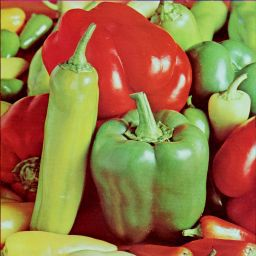
%> input picture peppers256.jpg, 256 x 256 px
$ octave bilateral_approx.m   (GNU Octave 9; MATLAB toolbox functions it lacks are replaced by stand-ins)
%> lines starting %> are read from the running program, lines starting %| are printed output that depends on the picture
### bilateral_filter.m
function output_im=bilateral_filter(input_im,sigma_x,sigma_r)

%% THe source of the code is http://www.cvc.uab.es/LAMP/joost/BilateralFiltering/.
%   This is the code of following paper
%   Title: Global Color Sparseness and a Local Statistics Prior for Fast Bilateral Filtering,
%   Author: Mozerov, Mikhail G and Van De Weijer, Joost,
%   Journal: IEEE Transactions on Image Processing,
%

% standard bilateral filterinput_img
% input:
%       input_im:   input image can be grey or color
%       sigma_x :   spatial sigma
%       sigma_r :   range (tonal) sigma
% output:
%       output_im:  output image


filter_size = floor(3*sigma_x+0.5);
[hh,ww,zz]=size(input_im);
output_im=zeros(hh,ww,zz);

[yy,xx] = ndgrid(-filter_size:filter_size,-filter_size:filter_size);
gaussF = exp(-(xx.^2+yy.^2)/(2*sigma_x^2));   % normalization not necessary

CC=1/(2*sigma_r^2);
if(zz==1)
    for yy=1:hh
        for xx=1:ww

            x_s=max(xx-filter_size,1);
            x_e=min(xx+filter_size,ww);
            y_s=max(yy-filter_size,1);
            y_e=min(yy+filter_size,hh);

            patch=input_im(y_s:y_e,x_s:x_e);
            weights=exp(-(patch-input_im(yy,xx)).^2*CC).*gaussF((y_s:y_e)- yy + filter_size + 1,(x_s:x_e)- xx + filter_size + 1 );
            output_im(yy,xx)=sum(weights(:).*patch(:))./sum(weights(:));
        end
    end
else
    for yy=1:hh
        for xx=1:ww

            x_s=max(xx-filter_size,1);
            x_e=min(xx+filter_size,ww);
            y_s=max(yy-filter_size,1);
            y_e=min(yy+filter_size,hh);

            patch=input_im(y_s:y_e,x_s:x_e,:);
            dR=(patch(:,:,1)-input_im(yy,xx,1)).^2;
            dG=(patch(:,:,2)-input_im(yy,xx,2)).^2;
            dB=(patch(:,:,3)-input_im(yy,xx,3)).^2;

            weights=exp(-sum(dR+dG+dB,3)*CC).*gaussF((y_s:y_e)- yy + filter_size + 1,(x_s:x_e)- xx + filter_size + 1 );
            div=sum(weights(:));
            output_im(yy,xx,1)=sum(sum(weights.*patch(:,:,1)))/div;
            output_im(yy,xx,2)=sum(sum(weights.*patch(:,:,2)))/div;
            output_im(yy,xx,3)=sum(sum(weights.*patch(:,:,3)))/div;
        end
    end
end

### fastKmeansfiltapproxnystrom.m
%% Optimized version

function img=fastKmeansfiltapproxnystrom(img,S,h,Centre,spatialkernel,convmethod,fast_flag,imgguide)
if ~exist('imgguide','var')
     % guideimage is same as inputimage
     imgguide=img;
end
if ~exist('fast_flag','var')
     % guideimage is same as inputimage
     fast_flag=1;
end
[m,n,~]=size(img);
num=zeros(size(img));
guided=size(imgguide,3);
Cluster=size(Centre,1);
A=zeros(Cluster,Cluster);
for i=1:Cluster
    A(i,i)=1;
    for j=i+1:Cluster
        A(i,j)=exp(-sum((Centre(i,:)-Centre(j,:)).^2,2)/(2*h*h));
        A(j,i)=A(i,j);
    end
end
[Vhat,Dhat]=eig(A);
Vhat = flip(Vhat, 2);
Dhat = flip(flip(Dhat,2),1);
Dhat=diag(Dhat);
W=zeros(m,n,Cluster);
for i=1:Cluster
    W(:,:,i)=sum((imgguide-reshape(Centre(i,:),1,1,guided)).^2,3);
end
W=exp(-bsxfun(@rdivide,W,(2*(h^2))));
%% Interpolating numerator and denominator seperately
den=zeros(m,n);

if strcmp(convmethod,'matlab')
% Uncomment for matlab implementation
    if strcmp(spatialkernel,'box')
        filt     = ones(2*S+1,2*S+1);
    elseif strcmp(spatialkernel,'gaussian')
        w  = round(6*S); if (mod(w,2) == 0); w  = w+1; end
        filt     = fspecial('gaussian', [w w], S);
    else
    end
%% Calculating Bilateral image for each cluster centre as index pixel
    for i=1:Cluster
        Eigmat=sum(W.*reshape(Vhat(:,i),1,1,Cluster),3);
        den=den+bsxfun(@times,(1/Dhat(i,1))*Eigmat,imfilter(Eigmat,filt));
        num=num+bsxfun(@times,(1/Dhat(i,1))*Eigmat,imfilter(bsxfun(@times,Eigmat,img),filt));
    end
end

if strcmp(convmethod,'O1')
    for i=1:Cluster
        Eigmat=sum(W.*reshape(Vhat(:,i),1,1,Cluster),3);
        if strcmp(spatialkernel,'box')
            den=den+bsxfun(@times,(1/Dhat(i,1))*Eigmat,box_filter(Eigmat,S,fast_flag));
            num=num+bsxfun(@times,(1/Dhat(i,1))*Eigmat,box_filter(bsxfun(@times,Eigmat,img),S,fast_flag));
        elseif strcmp(spatialkernel,'gaussian')
            den=den+bsxfun(@times,(1/Dhat(i,1))*Eigmat,gauss_filter(Eigmat,S,fast_flag));
            num=num+bsxfun(@times,(1/Dhat(i,1))*Eigmat,gauss_filter(bsxfun(@times,Eigmat,img),S,fast_flag));
        else
        end
    end
end
img=bsxfun(@rdivide,num,den);
end

### gauss_filter.m
function out = gauss_filter(in, sigma, fast_flag)
% Gaussian Smoothing at standard deviation euqal to sigma.
%
% fast_flag: 1 for standard separable Gaussian convolution
%            2 for image rescaling before Gaussian convolution for speedup.

if (fast_flag==0)
    out=in;
    for i=1:size(in,3)
         out(:,:,i)=young(in(:,:,i),sigma);
    end
else
    % Down sampling factor
    DSfaktor=round(min(max(1,2*floor((sigma+1)/4)),6));

    [hh,ww,~]=size(in);
    in=imresize(in,1/DSfaktor,'bilinear');
    out=in;
    for i=1:size(in,3)
        out(:,:,i)=young(in(:,:,i),sigma/DSfaktor);
    end
    out=imresize(out,[hh,ww]);
end

### bilateral_approx.m
% clc;
clear;
close all;
%% input
% [filename, user_canceled] = imgetfile; %% Uncomment this line to choose any image from your system
filename='peppers256.jpg';
I  =  double(imread(filename));
[m,n,d]=size(I);
%> m = 256; n = 256; d = 3
sigs=5;
sigr=50;
Iact=I./255;
fast_flag=1;
%% direct bilateral filtering
tic,
Idirectbf=bilateral_filter(I,sigs,sigr);    %exact bilateral
%> after the loop in bilateral_filter, `for yy=1:hh`:
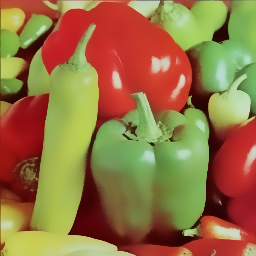
%> output_im: size 256x256x3 double; mean R, G, B 149.7, 115.5, 66.6
Tdirect=toc;
fprintf('Direct bilateral filter : \n');
fprintf('time for direct bilateral(ms)=%3.0f \n',Tdirect*1000);
%% Kmeans filtering
% Done in two steps : Clustering and Filtering
%% Filtering
Cluster=8;
%% ICIP algorithm with change in clustering, weights for approximation for range kernel and interpolation between clusters
tic,
%Bisecting K-means clustering
% Ares=reshape(Iact(1:4:end,1:4:end),m*n/(4*4),d);
% Centre=kmeans_recursive(Ares,Cluster);
%Inbuilt Matlab clustering code
[~,Centre] = rgb2ind(uint8(I(1:4:end,1:4:end,:)),Cluster,'nodither');
%> Centre = [0.741 0.831 0.659; 0.69 0.769 0.365; 0.784 0.502 0.365; 0.502 0.659 0.333; 0.765 0.2 0.169; 0.541 0.125 0.106; 0.447 0.427 0.208; 0.247 0.0392 0.0196]

spatialtype='gaussian';
convmethod='O1'; % Change convmethod to 'O1' for O(1) convolutions
Ikmean=fastKmeansfiltapproxnystrom(Iact,sigs,sigr/255,Centre,spatialtype,convmethod,fast_flag);      % bilateral kmeans
%> after the loop in fastKmeansfiltapproxnystrom, `for i=1:Cluster`: A = [1 0.298 0.0773 0.0813 0.000244 1.71e-05 0.00276 5.88e-08; 0.298 1 0.353 0.532 0.00842 0.00145 0.0741 1.63e-05; 0.0773 0.353 1 0.254 0.184 0.0307 0.154 0.000307; 0.0813 0.532 0.254 1 0.0185 0.0124 0.391 0.000811; 0.000244 0.00842 0.184 0.0185 1 0.462 0.135 0.0164; 1.71e-05 0.00145 0.0307 0.0124 0.462 1 0.238 0.268; 0.00276 0.0741 0.154 0.391 0.135 0.238 1 0.0528; 5.88e-08 1.63e-05 0.000307 0.000811 0.0164 0.268 0.0528 1]
%> in fastKmeansfiltapproxnystrom, `[Vhat,Dhat]=eig(A);`: Vhat = [0.174 -0.0944 0.335 -0.53 0.0175 0.689 -0.215 -0.214; -0.601 0.198 -0.419 0.125 0.0322 0.218 -0.336 -0.497; 0.183 0.167 0.544 0.597 -0.325 0.0236 -0.0868 -0.416; 0.598 -0.253 -0.35 -0.0742 0.188 -0.309 -0.222 -0.52; -0.144 -0.592 -0.173 -0.00993 -0.514 0.129 0.51 -0.24; 0.235 0.647 -0.21 -0.127 0.0262 0.155 0.622 -0.233; -0.371 0.000309 0.457 -0.417 0.191 -0.514 0.187 -0.38; -0.0613 -0.301 0.106 0.39 0.746 0.278 0.319 -0.0833]; Dhat = [0.324 0 0 0 0 0 0 0; 0 0.457 0 0 0 0 0 0; 0 0 0.671 0 0 0 0 0; 0 0 0 0.857 0 0 0 0; 0 0 0 0 1.01 0 0 0; 0 0 0 0 0 1.06 0 0; 0 0 0 0 0 0 1.58 0; 0 0 0 0 0 0 0 2.04]
%> in fastKmeansfiltapproxnystrom, `Vhat = flip(Vhat, 2);`: Vhat = [-0.214 -0.215 0.689 0.0175 -0.53 0.335 -0.0944 0.174; -0.497 -0.336 0.218 0.0322 0.125 -0.419 0.198 -0.601; -0.416 -0.0868 0.0236 -0.325 0.597 0.544 0.167 0.183; -0.52 -0.222 -0.309 0.188 -0.0742 -0.35 -0.253 0.598; -0.24 0.51 0.129 -0.514 -0.00993 -0.173 -0.592 -0.144; -0.233 0.622 0.155 0.0262 -0.127 -0.21 0.647 0.235; -0.38 0.187 -0.514 0.191 -0.417 0.457 0.000309 -0.371; -0.0833 0.319 0.278 0.746 0.39 0.106 -0.301 -0.0613]
%> in fastKmeansfiltapproxnystrom, `Dhat = flip(flip(Dhat,2),1);`: Dhat = [2.04 0 0 0 0 0 0 0; 0 1.58 0 0 0 0 0 0; 0 0 1.06 0 0 0 0 0; 0 0 0 1.01 0 0 0 0; 0 0 0 0 0.857 0 0 0; 0 0 0 0 0 0.671 0 0; 0 0 0 0 0 0 0.457 0; 0 0 0 0 0 0 0 0.324]
%> in fastKmeansfiltapproxnystrom, `Dhat=diag(Dhat);`: Dhat = [2.04; 1.58; 1.06; 1.01; 0.857; 0.671; 0.457; 0.324]
%> the loop in fastKmeansfiltapproxnystrom, `for i=1:Cluster` made 1 pass
%> pass 1, in fastKmeansfiltapproxnystrom, `Eigmat=sum(W.*reshape(Vhat(:,i),1,1,Cluster),3);`:
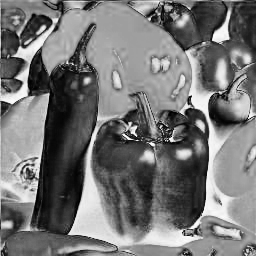
%> Eigmat: size 256x256 double; min -1.19, max -0.0436, mean -0.659; drawn with min black and max white
%> pass 1, in gauss_filter, `in=imresize(in,1/DSfaktor,'bilinear');`:
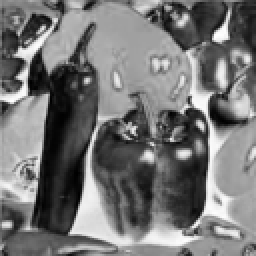
%> in: size 128x128 double (shown 2 times larger); min -1.17, max -0.0697, mean -0.66; drawn with min black and max white
%> the run ends on the next line
